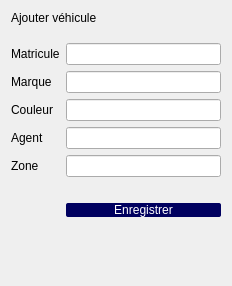
          <widget class="QWidget" name="scrollAreaWidgetContents_15">
           <property name="geometry">
            <rect>
             <x>0</x>
             <y>0</y>
             <width>232</width>
             <height>286</height>
            </rect>
           </property>
           <layout class="QFormLayout" name="formLayout_47">
            <item row="0" column="0" colspan="2">
             <widget class="QLabel" name="label_89">
              <property name="styleSheet">
               <string notr="true">font: 18pt &quot;Nunito Sans&quot;;</string>
              </property>
              <property name="text">
               <string>Ajouter véhicule</string>
              </property>
             </widget>
            </item>
            <item row="1" column="1">
             <layout class="QHBoxLayout" name="horizontalLayout_66"/>
            </item>
            <item row="2" column="1">
             <layout class="QHBoxLayout" name="horizontalLayout_138"/>
            </item>
            <item row="4" column="0">
             <widget class="QLabel" name="label_90">
              <property name="text">
               <string>Matricule</string>
              </property>
             </widget>
            </item>
            <item row="4" column="1">
             <widget class="QLineEdit" name="lineEdit_Matricule"/>
            </item>
            <item row="5" column="0">
             <widget class="QLabel" name="label_278">
              <property name="text">
               <string>Marque</string>
              </property>
             </widget>
            </item>
            <item row="5" column="1">
             <widget class="QLineEdit" name="lineEdit_Marque"/>
            </item>
            <item row="6" column="0">
             <widget class="QLabel" name="label_91">
              <property name="text">
               <string>Couleur</string>
              </property>
             </widget>
            </item>
            <item row="7" column="0">
             <widget class="QLabel" name="label_15">
              <property name="text">
               <string>Agent</string>
              </property>
             </widget>
            </item>
            <item row="7" column="1">
             <widget class="QLineEdit" name="lineEdit_Agent"/>
            </item>
            <item row="8" column="0">
             <widget class="QLabel" name="label_16">
              <property name="text">
               <string>Zone</string>
              </property>
             </widget>
            </item>
            <item row="9" column="0">
             <widget class="QLabel" name="label_92">
              <property name="text">
               <string/>
              </property>
             </widget>
            </item>
            <item row="11" column="1">
             <widget class="QPushButton" name="pushButton_ajouter_v">
              <property name="styleSheet">
               <string notr="true">QPushButton
{
	border: 10 px;border-radius: 2px;
background-color: rgb(0, 0, 95);
color:white;
	font: 25 9pt &quot;Nunito&quot;;
}</string>
              </property>
              <property name="text">
               <string>Enregistrer</string>
              </property>
             </widget>
            </item>
            <item row="6" column="1">
             <widget class="QLineEdit" name="lineEdit_Couleur"/>
            </item>
            <item row="8" column="1">
             <widget class="QLineEdit" name="lineEdit_Zone"/>
            </item>
           </layout>
          </widget>
